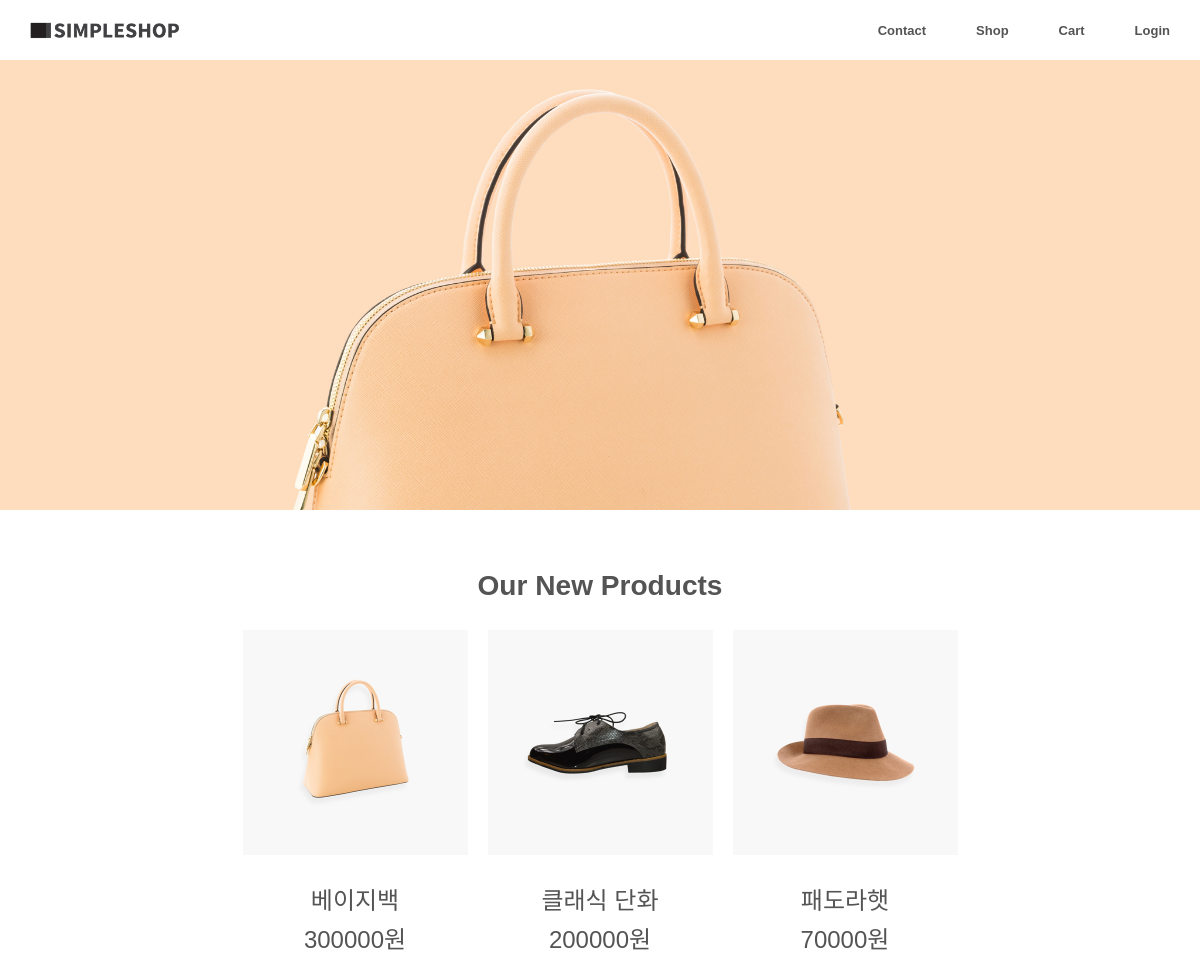
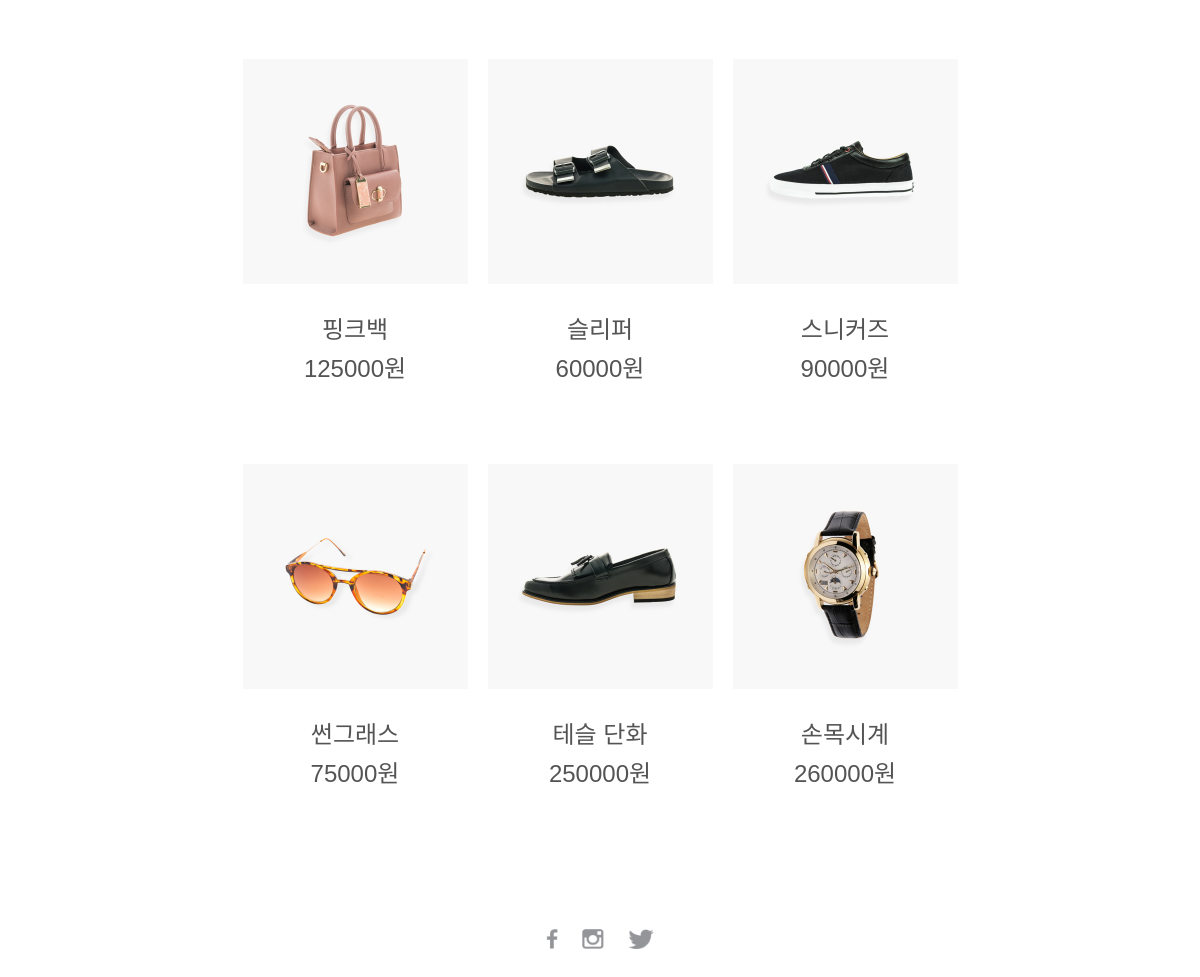
/goods/, run on the app's committed database (2 pictures, top to bottom).
### goods/models.py (models this page shows, shortened)
class Product(models.Model):
    name = models.CharField(max_length=80)
    price = models.IntegerField()
    img_path = models.CharField(max_length=255)

### goods/views.py (the view)
# urls.py: path('', views.index)
def index(request):
    goods = Product.objects.all()
    return render(request, 'goods/index.html', {'goods': goods})

### goods/templates/goods/index.html
{% extends './base.html' %}
{% load static %}
{% block product-list %}
  {% for each in goods %}
    <a class="product" href="#">
    <img src={%get_static_prefix%}{{each.img_path}} width="225px">
    <div class="product-name">{{each.name}}</div>
    <div class="product-price">{{each.price}}원</div>
    </a>
  {% endfor %}
{% endblock product-list %}

### goods/templates/goods/base.html (shortened to what this page needs)
{% load static %}
<!DOCTYPE html>
<html>
  <head>
    <link href={% static 'goods/css/styles.css' %} rel="stylesheet" />
  </head>
  <body>
    <div class="navbar">
      <a href="#" id="logo">
        <img src={% static 'goods/images/logo.png' %} width="149px"/>
      </a>
      <ul id="menu">
        <li><a href="#">Contact</a></li>
        <li><a href="#">Shop</a></li>
        <li><a href="#">Cart</a></li>
        <li><a href="#">Login</a></li>
      </ul>
    </div>
    <div class="hero-header"></div>
    <div class="products">
      <h3>Our New Products</h3>
      <div class="product-list">
        {% block product-list %}
        {% endblock product-list %}
      </div>
    </div>
    <div class="footer">
      <a href="http://facebook.com">
        <img src="{% static 'goods/images/facebook.png' %}" height="20px">
      </a>
      <a href="http://instagram.com">
        <img src="{% static 'goods/images/instagram.png' %}" height="20px">
      </a>
      <a href="http://twitter.com">
        <img src="{% static 'goods/images/twitter.png' %}" height="20px">
      </a>
    </div>
  </body>
</html>

### goods/static/goods/css/styles.css (style rules this page uses)
* { box-sizing: border-box; }
body { margin: 0; min-width: 992px; font-family: "Helvetica"; }
.navbar { height: 60px; padding-left: 30px; padding-right: 30px; }
.navbar #logo { line-height: 60px; }
.navbar #logo img { vertical-align: middle ; }
.navbar #menu { float: right; list-style: none; padding: 0; margin: 0; }
.navbar #menu li { float: left; margin-left: 50px; line-height: 60px; }
.navbar #menu li a { color: #545454; font-size: 13px; text-decoration: none; font-weight: bold; }
.hero-header { height: 450px; background-image: url("../images/hero_header.jpg"); background-repeat: no-repeat; background-size: cover; background-position: center center; }
.products { font-size: 24px; color: #545454; margin-top: 60px; margin-bottom: 60px; text-align: center; }
.product-list { width: 735px; margin-left: auto; margin-right: auto; }
.product { width: 225px; text-align: center; display: block; color: #545454; text-decoration: none; float: left; margin-left: 10px; margin-right: 10px; margin-bottom: 80px; }
.product-name { margin-top: 20px; margin-bottom: 4px; }
.footer { text-align: center; margin-top: 40px; margin-bottom: 80px; }
.footer a { margin-left: 10px; margin-right: 10px; text-decoration: none; }

### data on the page
Product: img_path (picture), name "베이지백", price "300000"
Product: img_path (picture), name "클래식 단화", price "200000"
Product: img_path (picture), name "패도라햇", price "70000"
Product: img_path (picture), name "핑크백", price "125000"
Product: img_path (picture), name "슬리퍼", price "60000"
Product: img_path (picture), name "스니커즈", price "90000"
Product: img_path (picture), name "썬그래스", price "75000"
Product: img_path (picture), name "테슬 단화", price "250000"
Product: img_path (picture), name "손목시계", price "260000"
